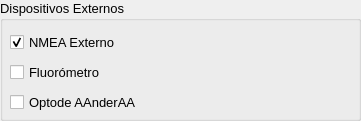
           <widget class="QGroupBox" name="box_SenExt">
            <property name="geometry">
             <rect>
              <x>10</x>
              <y>130</y>
              <width>361</width>
              <height>121</height>
             </rect>
            </property>
            <property name="font">
             <font>
              <pointsize>10</pointsize>
             </font>
            </property>
            <property name="title">
             <string>Dispositivos Externos</string>
            </property>
            <widget class="QCheckBox" name="chkbox_NMEA_Ext">
             <property name="geometry">
              <rect>
               <x>10</x>
               <y>30</y>
               <width>131</width>
               <height>25</height>
              </rect>
             </property>
             <property name="text">
              <string>NMEA Externo</string>
             </property>
             <property name="checked">
              <bool>true</bool>
             </property>
            </widget>
            <widget class="QCheckBox" name="chkbox_Fl_Ext">
             <property name="geometry">
              <rect>
               <x>10</x>
               <y>60</y>
               <width>120</width>
               <height>25</height>
              </rect>
             </property>
             <property name="text">
              <string>Fluorómetro</string>
             </property>
             <property name="checked">
              <bool>false</bool>
             </property>
            </widget>
            <widget class="QCheckBox" name="chkbox_Ox_Ext">
             <property name="geometry">
              <rect>
               <x>10</x>
               <y>90</y>
               <width>181</width>
               <height>25</height>
              </rect>
             </property>
             <property name="text">
              <string>Optode AAnderAA</string>
             </property>
            </widget>
           </widget>
